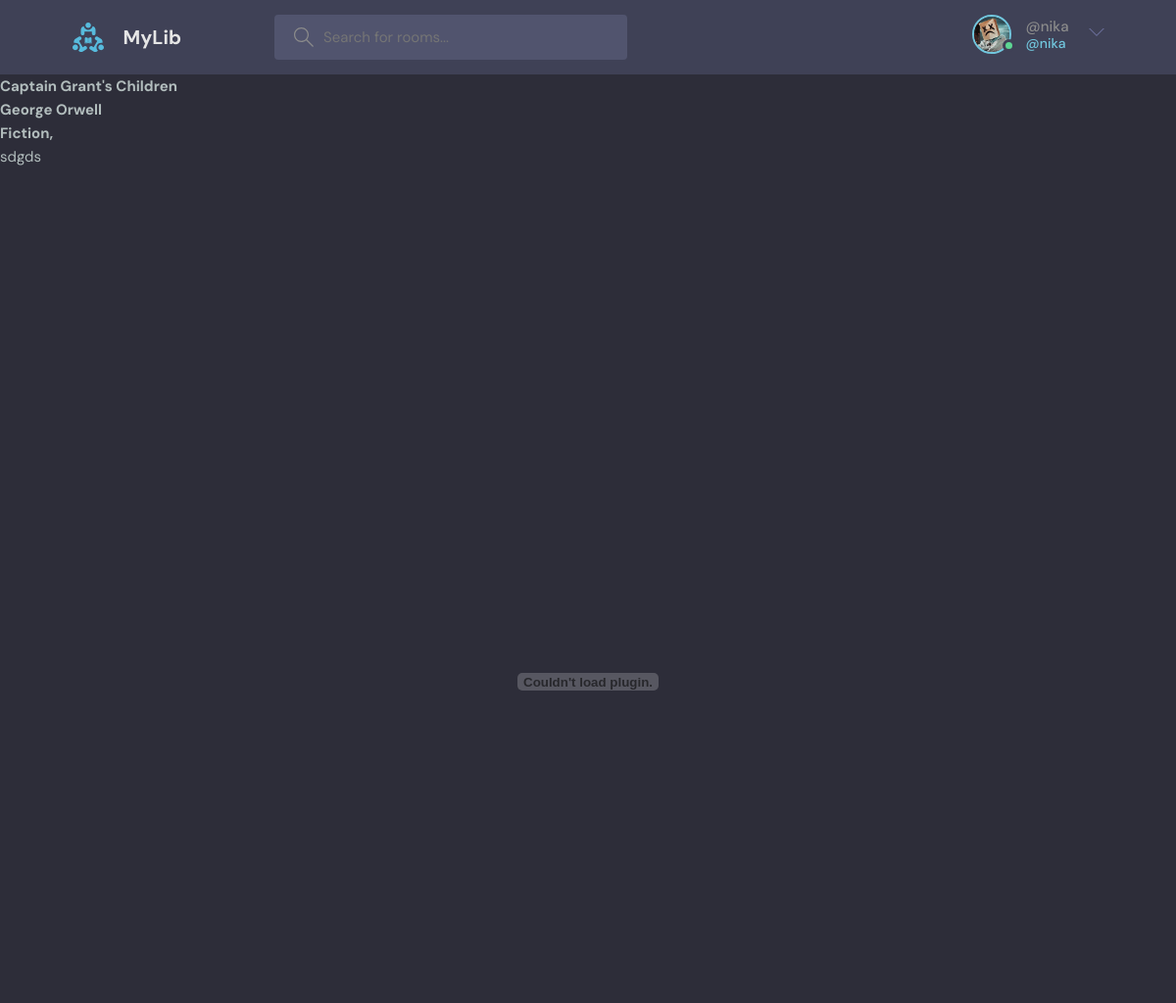
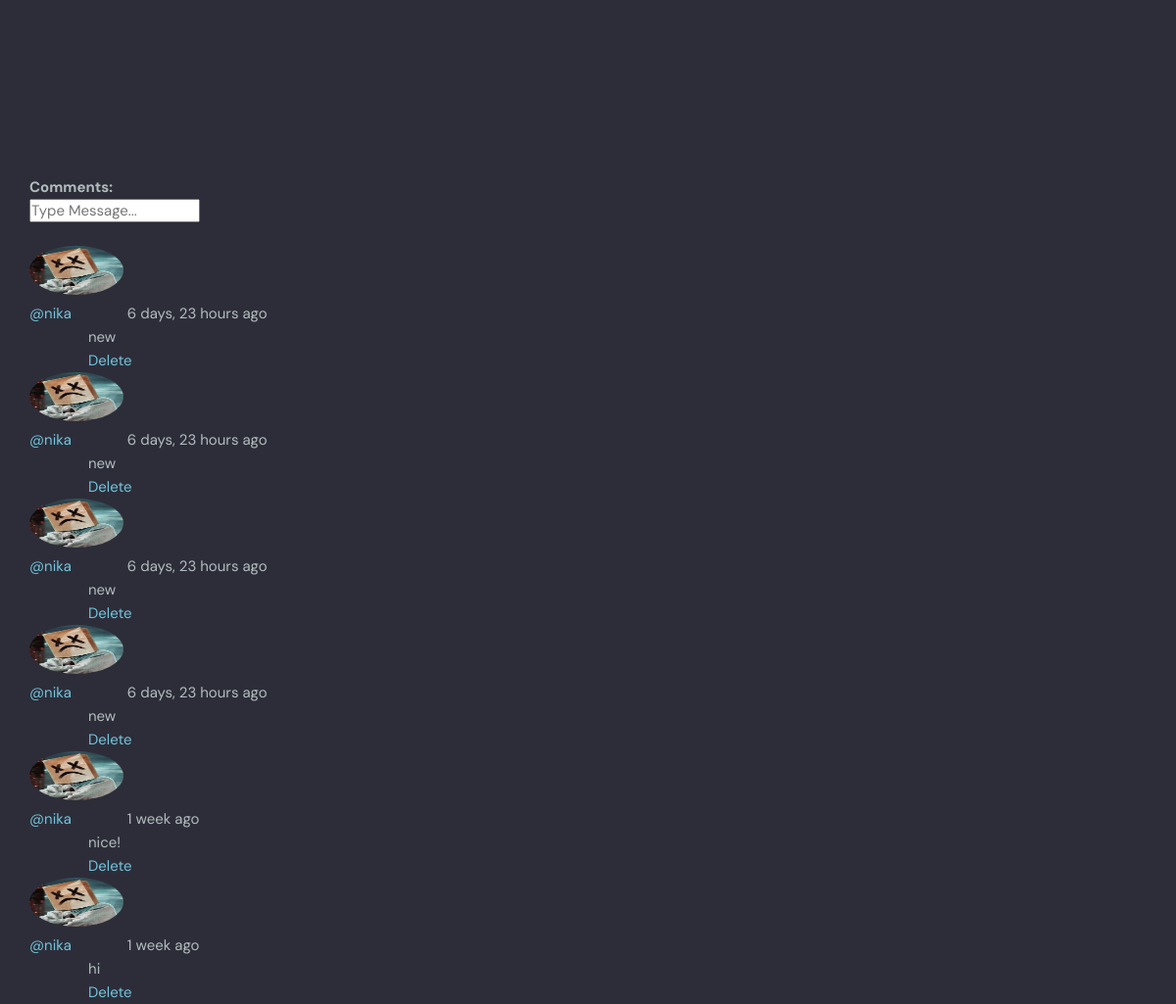
/reading/6/ (signed in), run on the app's committed database (2 pictures, top to bottom).
### base/models.py (models this page shows, shortened)
class User(AbstractUser):
    books = models.ManyToManyField(Book, blank=True, related_name='users')
    bio = models.TextField(null=True)
    avatar = models.ImageField(null=True, default='avatar.svg')

class Book(models.Model):
    creator = models.ForeignKey('User', on_delete=models.SET("Unknown Creator"))
    author = models.ForeignKey(Author, on_delete=models.SET("Unknown Author"))
    picture = models.ImageField(null=True, blank=True)
    name = models.CharField(max_length=200)
    genre = models.ManyToManyField(Genre, blank=True, related_name='books')
    description = models.TextField(max_length=500)
    file = models.FileField(null=True)
    created = models.DateTimeField(auto_now_add=True)
    class Meta:
        ordering = ['-created']

class Author(models.Model):
    name = models.CharField(max_length=200)
    def __str__(self):
        return self.name

class Genre(models.Model):
    name = models.CharField(max_length=30)
    def __str__(self):
        return self.name

class Comment(models.Model):
    user = models.ForeignKey(User, on_delete=models.CASCADE)
    book = models.ForeignKey(Book, on_delete=models.CASCADE)
    body = models.TextField()
    created = models.DateTimeField(auto_now_add=True)
    class Meta:
        ordering = ['-created']

### base/views.py (the view)
# urls.py: path('reading/<str:id>/', views.reading, name='reading'),
@login_required(login_url='login')
def reading(request, id):
    book = Book.objects.get(id=id)
    book_comments = book.comment_set.all().order_by('-created')
    if request.method == 'POST':
        comment = Comment.objects.create(
            user=request.user,
            book=book,
            body=request.POST.get('body')
        )
    return render(request, 'base/reading.html', {'book': book, 'comments': book_comments})

### base/templates/base/reading.html (shortened to what this page needs)
{% extends 'main.html' %}
{% block content %}
        <h1>{{ book.name }}</h1>
        <h2>{{ book.author }}</h2>
        <h3>
                {% for genre in book.genre.all %}
                        {{ genre }},
                {% endfor %}
        </h3>
        <p>{{ book.description }}</p>
        {% load static %}
        <br>
        <embed src="{% static book.file.url %}" width="100%" height="1000px" scrolling="auto"/>
        <br>
        <div style="margin-left: 30px;">
                <h2>Comments:</h2>
                <form method="POST" action="">
                    <input name="body" placeholder="Type Message...">
                </form>
                <br>
                {% for comment in comments %}
                        <div>
                                <a href="{% url 'profile' comment.user.id %}">
                                        <img src="{{ comment.user.avatar.url }}" width="50px" height="50px" style="border-radius: 50%">
                                        <span>@{{ comment.user.username }}</span>
                                </a>
                                <span>{{ comment.created | timesince }} ago</span>
                        </div>
                        <div style="margin-left: 60px;">
                                <p>{{ comment.body }}</p>
                                {% if request.user == comment.user %}
                                        <a href="{% url 'delete_comment' comment.id %}">Delete</a>
                                {% endif %}
                        </div>
                {% endfor %}
        </div>
{% endblock %}

### templates/main.html (shortened to what this page needs)
<!DOCTYPE html>
<html lang="en">
    <head>
        {% load static %}
        <link href="{% static 'styles/style1.css' %}" rel="stylesheet">
    </head>
    <body>
        {% include 'navbar.html' %}
        {% block content %}
        {% endblock %}
    </body>
</html>

### templates/navbar.html (shortened to what this page needs)
{% load static %}
<header class="header header--loggedIn">
      <div class="container">
        <a href="{% url 'home' %}" class="header__logo">
          <img src="{% static 'images/logo.svg' %}" />
          <h1>MyLib</h1>
        </a>
        <form class="header__search">
          <label>
            <input name="q" placeholder="Search for rooms..." />
          </label>
        </form>
        <nav class="header__menu">
          {% if request.user.is_authenticated %}
            <div class="header__user">
              <a href="{% url 'profile' request.user.id %}">
                <div class="avatar avatar--medium active">
                  <img src="{{ request.user.avatar.url }}" />
                </div>
                <p>@{{ request.user.username }}<span>@{{ request.user.username }}</span></p>
              </a>
              <button class="dropdown-button">
                <svg version="1.1" xmlns="http://www.w3.org/2000/svg" width="32" height="32" viewBox="0 0 32 32">
                  <title>chevron-down</title>
                  <path d="M16 21l-13-13h-3l16 16 16-16h-3l-13 13z"></path>
                </svg>
              </button>
            </div>
          {% else %}
            <a href="{% url 'login' %}">
              <img src="{% static 'images/avatar.svg' %}" />
              <p>Login</p>
            </a>
          {% endif %}
        </nav>
      </div>
    </header>

### static/styles/style1.css (style rules this page uses)
:root { --color-main: #71c6dd; --color-main-light: #e1f6fb; --color-dark: #3f4156; --color-dark-medium: #51546e; --color-dark-light: #696d97; --color-light: #e5e5e5; --color-gray: #8b8b8b; --color-light-gray: #b2bdbd; --color-bg: #2d2d39; --color-success: #5dd693; --color-error: #fc4b0b; }
* { font-family: "DM Sans", -apple-system, BlinkMacSystemFont, "Segoe UI", Roboto, Oxygen, Ubuntu, Cantarell, "Open Sans", "Helvetica Neue", sans-serif; margin: 0; padding: 0; box-sizing: border-box; text-rendering: optimizeLegibility; font-size: inherit; }
html { font-size: 56.25%; }
@media only screen and (min-width: 1200px) { html { font-size: 62.5%; } }
body { line-height: 1.6; font-weight: 400; font-size: 1.5rem; color: var(--color-light-gray); background-color: var(--color-bg); min-height: 100vh; }
img { width: 100%; }
a { display: inline-block; color: var(--color-main); text-decoration: none; }
.container { max-width: 120rem; width: 90%; margin: auto; }
.avatar { position: relative; display: inline-block; border-radius: 50%; border: 2px solid var(--color-main); }
.avatar img { display: block; border-radius: 50%; object-fit: cover; object-position: center; }
.avatar::after { content: ""; display: block; position: absolute; background-color: var(--color-gray); z-index: 111; border-radius: 50%; border: 0.3rem solid var(--color-dark); }
.avatar.active::after { background-color: var(--color-success); }
.avatar.avatar--medium img { width: 3.6rem; height: 3.6rem; border-radius: 50%; }
.avatar.avatar--medium:after { width: 0.7rem; height: 0.7rem; bottom: 0px; right: -6px; }
.header { padding: 1.5rem; background-color: var(--color-dark); }
.header > .container { display: flex; gap: 9.5rem; }
.header__logo, .header__user { display: flex; gap: 2rem; align-items: center; }
.header__logo > img { height: 3.2rem; width: 3.2rem; }
.header__logo > h1 { font-weight: 700; font-size: 2rem; color: var(--color-light); }
.header__search > label { background-color: var(--color-dark-medium); padding: 1.3rem 1rem; display: flex; align-items: center; gap: 1rem; border-radius: 4px; }
.header__search svg { fill: var(--color-gray); width: 2rem; height: 2rem; margin-left: 1rem; }
.header__search input { width: 30rem; background: transparent; border: none; outline: none; color: var(--color-light); }
.header__menu { margin-left: auto; position: relative; }
.header__menu a { display: flex; gap: 1.5rem; align-items: center; font-weight: 500; text-decoration: none; color: var(--color-gray); }
.header__menu img { height: 3.6rem; }
.header__menu p { line-height: 1.2; }
.header__menu span { color: var(--color-main); font-weight: 500; font-size: 1.4rem; display: block; }
.header__menu svg { width: 1.6rem; height: 1.6rem; fill: var(--color-dark-light); }
.dropdown-button { background: transparent; border: 0; outline: 0; cursor: pointer; }

### data on the page
User: user.avatar (picture), user.username "nika"
Book: name "Captain Grant's Children", author "George Orwell", description "sdgds"
Genre: name "Fiction"
Comment: user.avatar (picture), user.username "nika", created "6 days, 23 hours", body "new", shows "Delete"
Comment: user.avatar (picture), user.username "nika", created "6 days, 23 hours", body "new", shows "Delete"
Comment: user.avatar (picture), user.username "nika", created "6 days, 23 hours", body "new", shows "Delete"
Comment: user.avatar (picture), user.username "nika", created "6 days, 23 hours", body "new", shows "Delete"
Comment: user.avatar (picture), user.username "nika", created "1 week", body "nice!", shows "Delete"
Comment: user.avatar (picture), user.username "nika", created "1 week", body "hi", shows "Delete"
